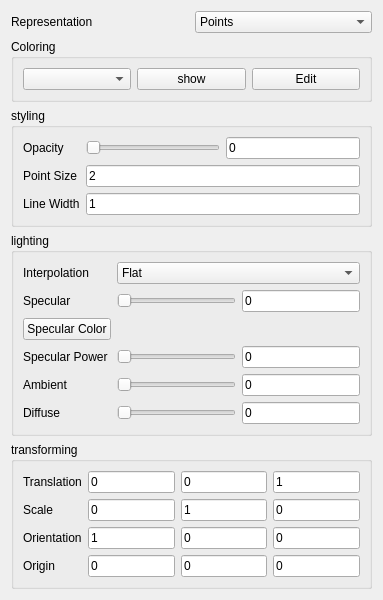
<?xml version="1.0" encoding="UTF-8"?>
<ui version="4.0">
 <class>pipelineObjGloPropForm</class>
 <widget class="QWidget" name="pipelineObjGloPropForm">
  <property name="geometry">
   <rect>
    <x>0</x>
    <y>0</y>
    <width>383</width>
    <height>573</height>
   </rect>
  </property>
  <property name="windowTitle">
   <string>Form</string>
  </property>
  <layout class="QVBoxLayout" name="verticalLayout">
   <item>
    <layout class="QHBoxLayout" name="horizontalLayout_6">
     <item>
      <widget class="QLabel" name="label">
       <property name="text">
        <string>Representation</string>
       </property>
      </widget>
     </item>
     <item>
      <widget class="QComboBox" name="m_cmb_Representation">
       <item>
        <property name="text">
         <string>Points</string>
        </property>
       </item>
       <item>
        <property name="text">
         <string>Surface</string>
        </property>
       </item>
       <item>
        <property name="text">
         <string>Surface With Edges</string>
        </property>
       </item>
       <item>
        <property name="text">
         <string>Wireframe</string>
        </property>
       </item>
      </widget>
     </item>
    </layout>
   </item>
   <item>
    <widget class="QGroupBox" name="groupBox_4">
     <property name="title">
      <string>Coloring</string>
     </property>
     <layout class="QHBoxLayout" name="horizontalLayout_5">
      <item>
       <widget class="QComboBox" name="m_cmb_ColumnList"/>
      </item>
      <item>
       <widget class="QPushButton" name="scalarBar_showBtn">
        <property name="text">
         <string>show</string>
        </property>
        <property name="icon">
         <iconset resource="resource.qrc">
          <normaloff>:/images/ScalarBar.png</normaloff>:/images/ScalarBar.png</iconset>
        </property>
       </widget>
      </item>
      <item>
       <widget class="QPushButton" name="colorEdit_Btn">
        <property name="text">
         <string>Edit</string>
        </property>
        <property name="icon">
         <iconset resource="resource.qrc">
          <normaloff>:/images/editColor.png</normaloff>:/images/editColor.png</iconset>
        </property>
       </widget>
      </item>
     </layout>
    </widget>
   </item>
   <item>
    <widget class="QGroupBox" name="groupBox_5">
     <property name="title">
      <string>styling</string>
     </property>
     <layout class="QGridLayout" name="gridLayout_2">
      <item row="0" column="0">
       <widget class="QLabel" name="label_5">
        <property name="text">
         <string>Opacity</string>
        </property>
       </widget>
      </item>
      <item row="0" column="1">
       <layout class="QHBoxLayout" name="horizontalLayout_7">
        <item>
         <widget class="QSlider" name="m_sliderOpacity">
          <property name="maximum">
           <number>1</number>
          </property>
          <property name="tracking">
           <bool>false</bool>
          </property>
          <property name="orientation">
           <enum>Qt::Horizontal</enum>
          </property>
         </widget>
        </item>
        <item>
         <widget class="QLineEdit" name="m_edt_Opacity">
          <property name="text">
           <string>0</string>
          </property>
         </widget>
        </item>
       </layout>
      </item>
      <item row="1" column="0">
       <widget class="QLabel" name="label_6">
        <property name="text">
         <string>Point Size</string>
        </property>
       </widget>
      </item>
      <item row="1" column="1">
       <widget class="QLineEdit" name="m_edt_PointSize">
        <property name="text">
         <string>2</string>
        </property>
       </widget>
      </item>
      <item row="2" column="0">
       <widget class="QLabel" name="label_7">
        <property name="text">
         <string>Line Width</string>
        </property>
       </widget>
      </item>
      <item row="2" column="1">
       <widget class="QLineEdit" name="m_edt_linewidth">
        <property name="text">
         <string>1</string>
        </property>
       </widget>
      </item>
     </layout>
    </widget>
   </item>
   <item>
    <widget class="QGroupBox" name="groupBox_7">
     <property name="title">
      <string>lighting</string>
     </property>
     <layout class="QVBoxLayout" name="verticalLayout_3">
      <item>
       <layout class="QGridLayout" name="gridLayout_4">
        <item row="0" column="0">
         <widget class="QLabel" name="label_9">
          <property name="text">
           <string>Interpolation</string>
          </property>
         </widget>
        </item>
        <item row="0" column="1">
         <widget class="QComboBox" name="m_cmb_interpolation">
          <item>
           <property name="text">
            <string>Flat</string>
           </property>
          </item>
          <item>
           <property name="text">
            <string>Gouraud</string>
           </property>
          </item>
         </widget>
        </item>
        <item row="1" column="0">
         <widget class="QLabel" name="label_10">
          <property name="text">
           <string>Specular</string>
          </property>
         </widget>
        </item>
        <item row="1" column="1">
         <layout class="QHBoxLayout" name="horizontalLayout">
          <item>
           <widget class="QSlider" name="m_slider_specular">
            <property name="tracking">
             <bool>false</bool>
            </property>
            <property name="orientation">
             <enum>Qt::Horizontal</enum>
            </property>
           </widget>
          </item>
          <item>
           <widget class="QLineEdit" name="m_edt_specular">
            <property name="text">
             <string>0</string>
            </property>
           </widget>
          </item>
         </layout>
        </item>
        <item row="2" column="0">
         <widget class="QPushButton" name="btnspecularcolor">
          <property name="text">
           <string>Specular Color</string>
          </property>
         </widget>
        </item>
        <item row="3" column="0">
         <widget class="QLabel" name="label_11">
          <property name="text">
           <string>Specular Power</string>
          </property>
         </widget>
        </item>
        <item row="3" column="1">
         <layout class="QHBoxLayout" name="horizontalLayout_2">
          <item>
           <widget class="QSlider" name="m_silder_specularpower">
            <property name="tracking">
             <bool>false</bool>
            </property>
            <property name="orientation">
             <enum>Qt::Horizontal</enum>
            </property>
           </widget>
          </item>
          <item>
           <widget class="QLineEdit" name="m_edt_specularpower">
            <property name="text">
             <string>0</string>
            </property>
           </widget>
          </item>
         </layout>
        </item>
        <item row="4" column="0">
         <widget class="QLabel" name="label_12">
          <property name="text">
           <string>Ambient</string>
          </property>
         </widget>
        </item>
        <item row="4" column="1">
         <layout class="QHBoxLayout" name="horizontalLayout_3">
          <item>
           <widget class="QSlider" name="m_slider_ambient">
            <property name="tracking">
             <bool>false</bool>
            </property>
            <property name="orientation">
             <enum>Qt::Horizontal</enum>
            </property>
           </widget>
          </item>
          <item>
           <widget class="QLineEdit" name="m_edt_ambient">
            <property name="text">
             <string>0</string>
            </property>
           </widget>
          </item>
         </layout>
        </item>
        <item row="5" column="0">
         <widget class="QLabel" name="label_13">
          <property name="text">
           <string>Diffuse</string>
          </property>
         </widget>
        </item>
        <item row="5" column="1">
         <layout class="QHBoxLayout" name="horizontalLayout_8">
          <item>
           <widget class="QSlider" name="m_slider_diffuse">
            <property name="tracking">
             <bool>false</bool>
            </property>
            <property name="orientation">
             <enum>Qt::Horizontal</enum>
            </property>
           </widget>
          </item>
          <item>
           <widget class="QLineEdit" name="m_edt_diffuse">
            <property name="text">
             <string>0</string>
            </property>
           </widget>
          </item>
         </layout>
        </item>
       </layout>
      </item>
     </layout>
    </widget>
   </item>
   <item>
    <widget class="QGroupBox" name="groupBox_6">
     <property name="title">
      <string>transforming</string>
     </property>
     <layout class="QGridLayout" name="gridLayout_3">
      <item row="0" column="0">
       <widget class="QLabel" name="label_19">
        <property name="text">
         <string>Translation</string>
        </property>
       </widget>
      </item>
      <item row="0" column="1">
       <widget class="QLineEdit" name="m_edt_tranx">
        <property name="text">
         <string>0</string>
        </property>
       </widget>
      </item>
      <item row="0" column="2">
       <widget class="QLineEdit" name="m_edt_trany">
        <property name="text">
         <string>0</string>
        </property>
       </widget>
      </item>
      <item row="0" column="3">
       <widget class="QLineEdit" name="m_edt_tranz">
        <property name="text">
         <string>1</string>
        </property>
       </widget>
      </item>
      <item row="1" column="0">
       <widget class="QLabel" name="label_20">
        <property name="text">
         <string>Scale</string>
        </property>
       </widget>
      </item>
      <item row="1" column="1">
       <widget class="QLineEdit" name="m_edt_scalex">
        <property name="text">
         <string>0</string>
        </property>
       </widget>
      </item>
      <item row="1" column="2">
       <widget class="QLineEdit" name="m_edt_scaley">
        <property name="text">
         <string>1</string>
        </property>
       </widget>
      </item>
      <item row="1" column="3">
       <widget class="QLineEdit" name="m_edt_scalez">
        <property name="text">
         <string>0</string>
        </property>
       </widget>
      </item>
      <item row="2" column="0">
       <widget class="QLabel" name="label_21">
        <property name="text">
         <string>Orientation</string>
        </property>
       </widget>
      </item>
      <item row="2" column="1">
       <widget class="QLineEdit" name="m_edt_orientx">
        <property name="text">
         <string>1</string>
        </property>
       </widget>
      </item>
      <item row="2" column="2">
       <widget class="QLineEdit" name="m_edt_orienty">
        <property name="text">
         <string>0</string>
        </property>
       </widget>
      </item>
      <item row="2" column="3">
       <widget class="QLineEdit" name="m_edt_orientz">
        <property name="text">
         <string>0</string>
        </property>
       </widget>
      </item>
      <item row="3" column="0">
       <widget class="QLabel" name="label_22">
        <property name="text">
         <string>Origin</string>
        </property>
       </widget>
      </item>
      <item row="3" column="1">
       <widget class="QLineEdit" name="m_edt_originx">
        <property name="text">
         <string>0</string>
        </property>
       </widget>
      </item>
      <item row="3" column="2">
       <widget class="QLineEdit" name="m_edt_originy">
        <property name="text">
         <string>0</string>
        </property>
       </widget>
      </item>
      <item row="3" column="3">
       <widget class="QLineEdit" name="m_edt_originz">
        <property name="text">
         <string>0</string>
        </property>
       </widget>
      </item>
     </layout>
    </widget>
   </item>
  </layout>
 </widget>
 <resources>
  <include location="resource.qrc"/>
 </resources>
 <connections/>
</ui>
